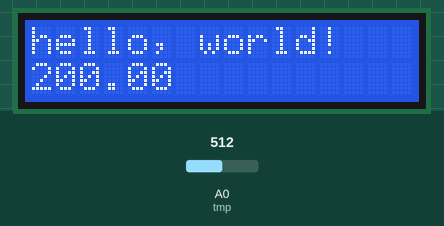
Simulated run of this sketch. Board: Arduino Uno, built with avr-gcc and run on an emulated ATmega328P. Parts: 16×2 character LCD. Inputs (shaded band) come from the test bench; at power-on: A0 (tmp) = 512.

Above: at 1.6 s.
1.7 s: A0 (tmp) set to 716
At 3.4 s:
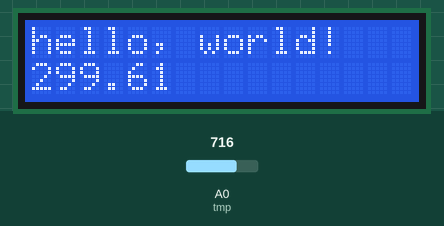
4.5 s: A0 (tmp) set to 900
At 6.2 s:
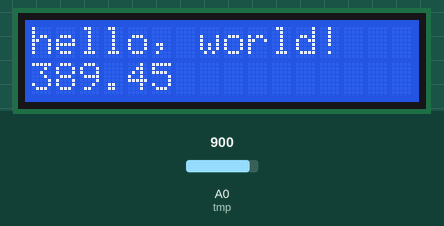
7.3 s: A0 (tmp) set to 1023
At 9.4 s:
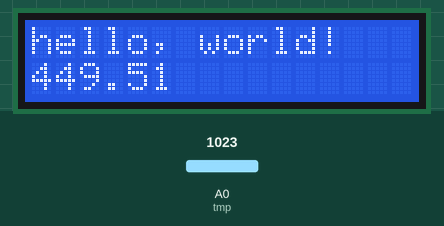
Timing chart, 0 to 10.9 s (numbered marks = the images above; inputs shaded):
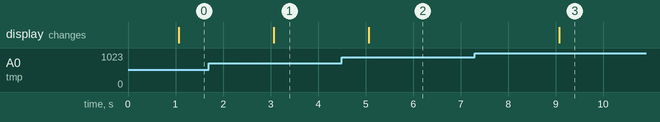

Measured:
- after the input at 1.7 s, the display: changes after 1.4 s (image 1)
- after the input at 4.5 s, the display: changes after 0.57 s (image 2)
- after the input at 7.3 s, the display: changes after 1.8 s (image 3)

The sketch:

Temp_sensor_LCD.ino
```cpp
const int tmp = A0;
int sensorValue = 0;

#include <LiquidCrystal.h>

LiquidCrystal lcd(12, 11, 5, 4, 3, 2);

void setup() {
  // set up the LCD's number of columns and rows:
  lcd.begin(16, 2);
  // Print a message to the LCD.
  lcd.print("hello, world!");
  pinMode(tmp, INPUT);
}

void loop() {
  // set the cursor to column 0, line 1
  // (note: line 1 is the second row, since counting begins with 0):
  lcd.setCursor(0, 1);
  // print the number of seconds since reset:

  delay(1000); // improve performance
 int reading = analogRead(sensorValue);

 float voltage = reading * 5.0;
 voltage /= 1024.0;

 float temperature = (voltage - 0.5) * 100 ;  //converting from 10 mv per degree wit 500 mV offset
  lcd.print(temperature);
  delay(1000);
                                               //to degrees ((voltage - 500mV) times 100)


  String two = (" degrees C");
  Serial.print(temperature);
  Serial.println(two + (char)176);

}
 
```
